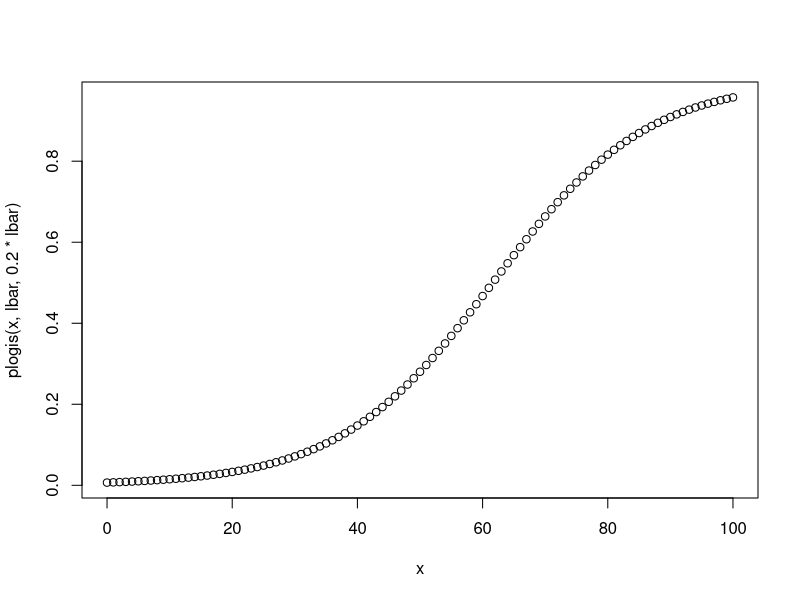
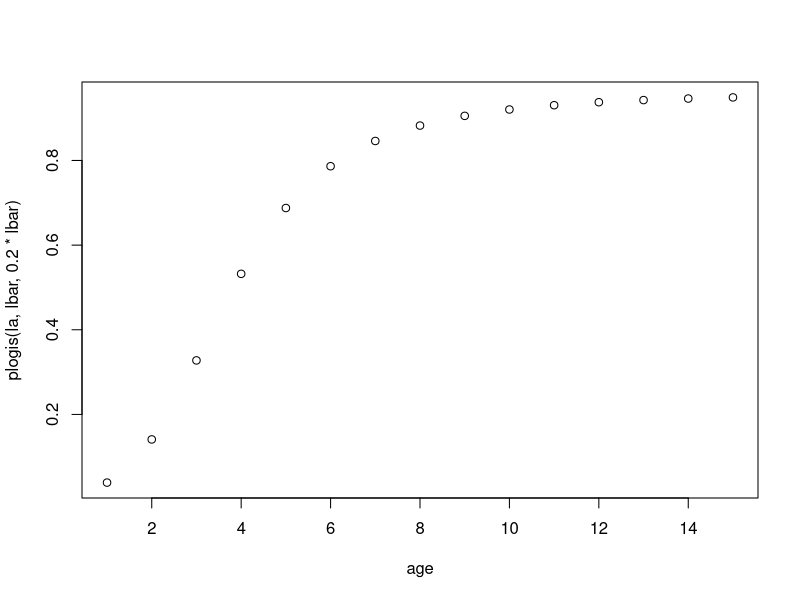

The R source for these figures, in order:
#Rcod for the exponential logistic selectivity model.
linf = 100
k = 0.25
m = 1.*k
A = 15
age= 1:A
la=linf*(1-exp(-k*age))
pa=exp(-m)^(age-1)*exp(rnorm(A, 0, 0.6))
pa[A]=pa[A]/(1-exp(-m))
pa=pa/sum(pa)

lbar=sum(pa*la)						#mean length of population
sigl=sum(la*pa*(1-pa))				#variance in length of population
abar = -log(-(lbar-linf)/linf)/k	#age of mean length in the population.

x=0:linf
plot(x, plogis(x, lbar, 0.2*lbar))
plot(age,plogis(la, lbar, 0.2*lbar))

#b=lbar
#a=sigl
#g=0.1
#x=0:linf
#sx=(1/(1-g))*((1-g)/g)^g*exp(1/a*g*(b-x))/(1+exp((b-x)/a))
#plot(x, sx)